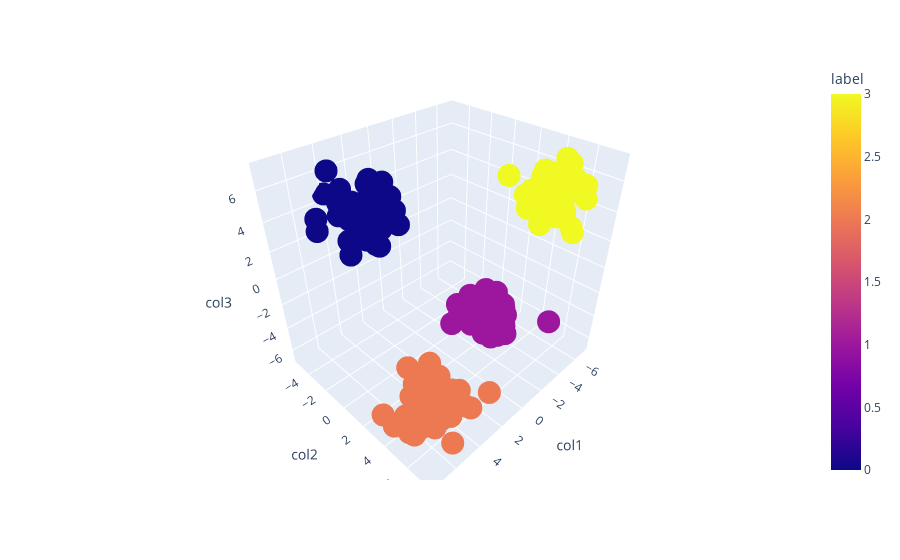

The cell this chart's notebook holds for it:
### Code cell
fig = px.scatter_3d(df,x=df['col1'],y=df['col2'],z=df['col3'],color=df['label'])
fig.show()

### Figure 1 — Plotly figure (JSON) as saved in the notebook; plotly's stock layout.template omitted (floating-point values rounded to 4 significant figures; data arrays with more than 128 entries replaced by an {"elided": "..."} marker saying what was removed)
{"data": [{"hovertemplate": "col1=%{x}<br>col2=%{y}<br>col3=%{z}<br>label=%{marker.color}<extra></extra>", "legendgroup": "", "marker": {"color": {"elided": "200 int values"}, "coloraxis": "coloraxis", "symbol": "circle"}, "mode": "markers", "name": "", "scene": "scene", "showlegend": false, "type": "scatter3d", "x": {"elided": "200 float values"}, "y": {"elided": "200 float values"}, "z": {"elided": "200 float values"}}], "layout": {"coloraxis": {"colorbar": {"title": {"text": "label"}}, "colorscale": [[0, "#0d0887"], [0.1111, "#46039f"], [0.2222, "#7201a8"], [0.3333, "#9c179e"], [0.4444, "#bd3786"], [0.5556, "#d8576b"], [0.6667, "#ed7953"], [0.7778, "#fb9f3a"], [0.8889, "#fdca26"], [1, "#f0f921"]]}, "legend": {"tracegroupgap": 0}, "margin": {"t": 60}, "scene": {"domain": {"x": [0, 1], "y": [0, 1]}, "xaxis": {"title": {"text": "col1"}}, "yaxis": {"title": {"text": "col2"}}, "zaxis": {"title": {"text": "col3"}}}}}
